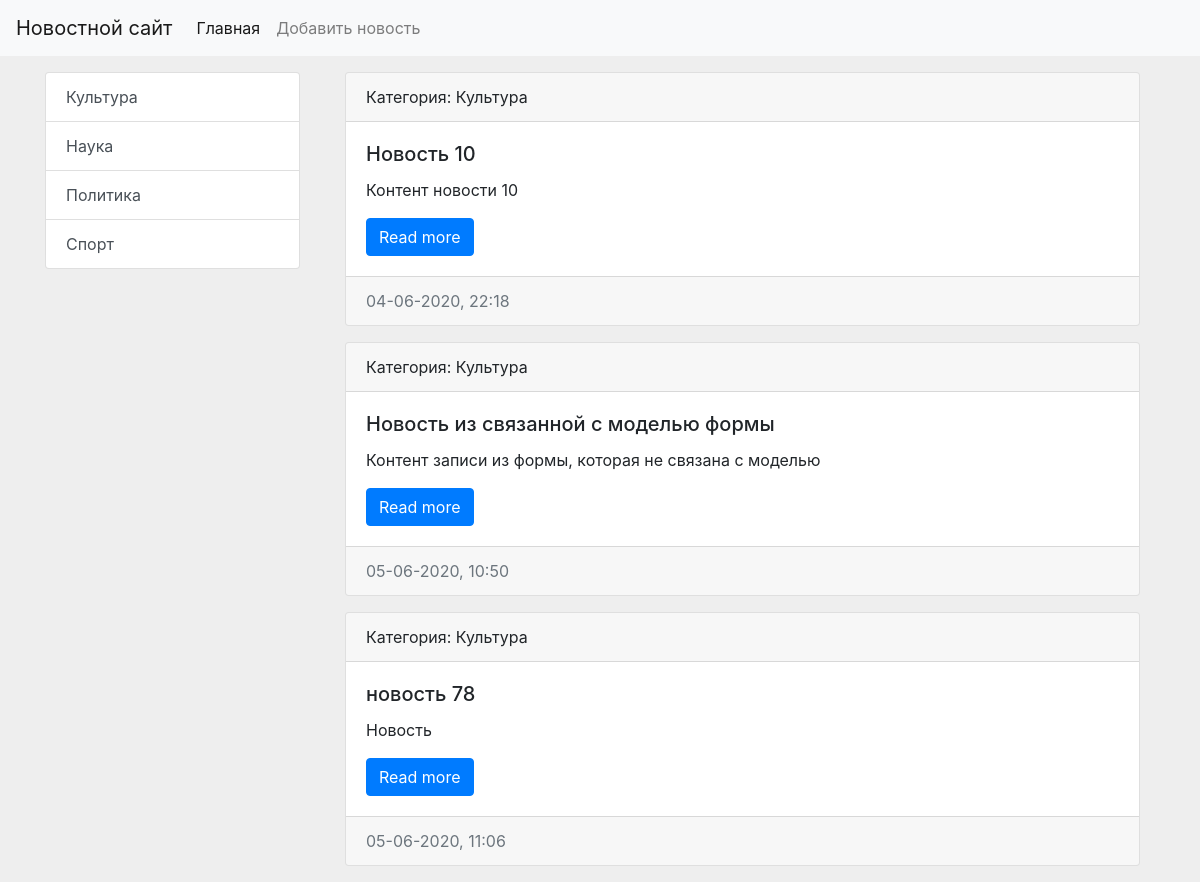
Before: /cat/1/ with the older database file.
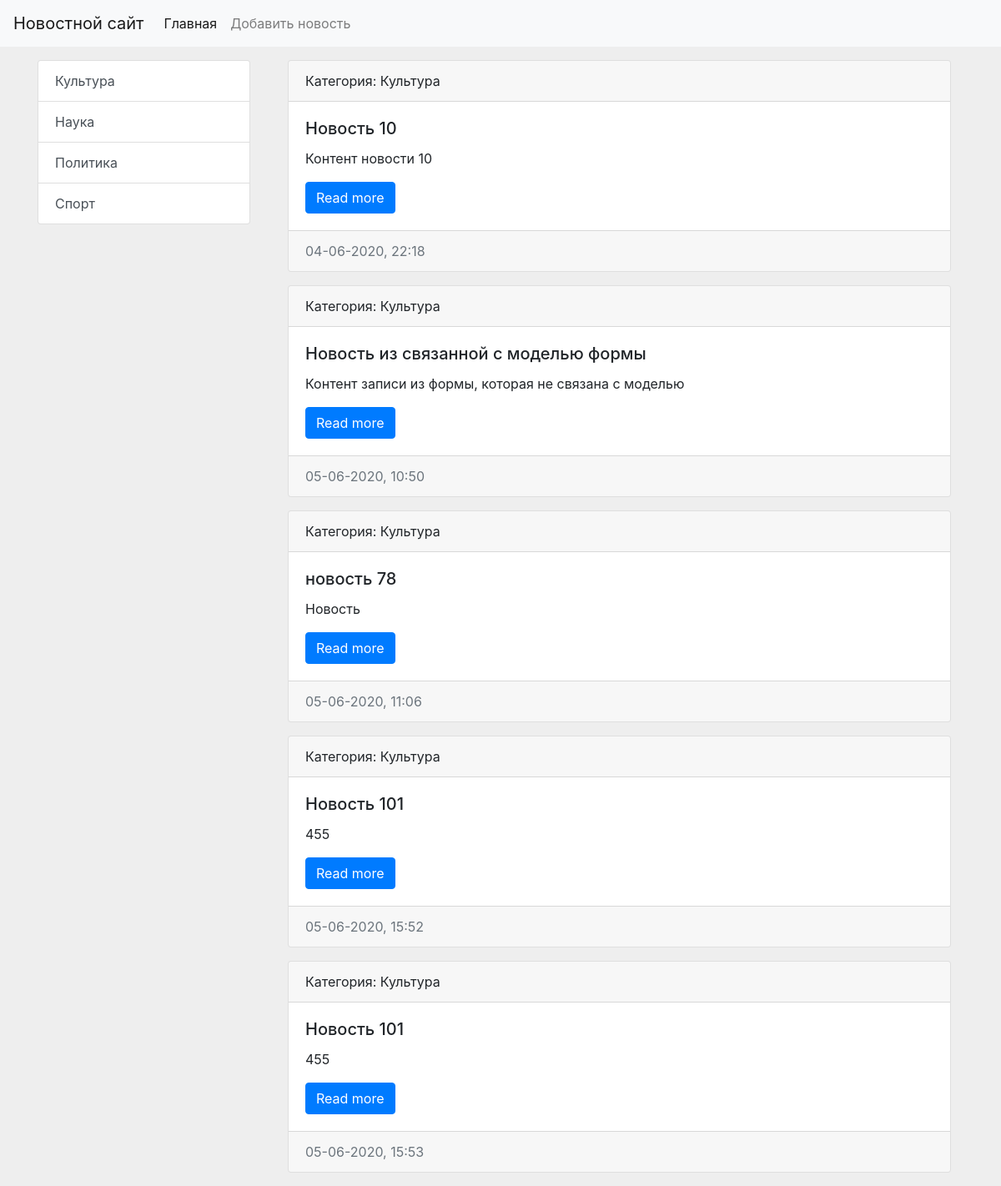
After: the same page with the newer database file.
### news/models.py (models this page shows, shortened)
class Category(models.Model):
    title = models.CharField(max_length=150, db_index=True, verbose_name='Категории')
    def get_absolute_url(self):
        return reverse_lazy('category', kwargs={'category_id': self.pk})
    def __str__(self):
        return self.title
    class Meta:
        verbose_name = 'Категория'
        verbose_name_plural = 'Категории'
        ordering = ['title']

class News(models.Model):
    title = models.CharField(max_length=150, verbose_name='Заголовок')
    content = models.TextField(blank=True, verbose_name='Контент')
    created_at = models.DateTimeField(auto_now_add=True, verbose_name='Создано')
    updated_at = models.DateTimeField(auto_now=True, verbose_name='Обновлено')
    photo = models.ImageField(blank=True, upload_to='photos/%Y/%m/', verbose_name='Фото')
    is_published = models.BooleanField(default=True, verbose_name='Опубликовано')
    category = models.ForeignKey('Category', on_delete=models.PROTECT, verbose_name='Категория')
    def get_absolute_url(self):
        return reverse_lazy('view_news', kwargs={'pk': self.pk})
    class Meta:
        verbose_name = 'Новость'
        verbose_name_plural = 'Новости'
        ordering = ['created_at', 'title']

### news/views.py (the view)
# urls.py: path('cat/<int:category_id>/', CategoryNews.as_view(), name='category'),
class CategoryNews(ListView):
    model = News
    template_name = 'news/category.html'
    context_object_name = 'news'
    allow_empty = False
    def get_queryset(self):
        return News.objects.filter(category_id=self.kwargs['category_id'], is_published=True)
    def get_context_data(self, **kwargs):
        context = super().get_context_data(**kwargs)
        context['title'] = Category.objects.get(pk=self.kwargs['category_id'])
        return context

### news/templatetags/news_tags.py (called while the page is built)
@register.inclusion_tag('news/list_categories.html')
def show_categories():
    categories = Category.objects.all()
    return {'categories': categories}

### news/templates/news/category.html (shortened to what this page needs)
{% extends 'base.html' %}
{% block sidebar %}
    {% include 'inc/_sidebar.html' %}
{% endblock %}
{% block content %}
    {% for item in news %}
        <div class="col-md-12">
            <div class="card  mb-3">
                <div class="card-header">
                    Категория: {{ item.category }}
                </div>
                <div class="card-body">
                    <div class="media">
                        <div class="media-body">
                            <h5 class="card-title">{{ item.title }}</h5>
                            <p class="card-text">{{ item.content|truncatewords:50 }}</p>
                            <a href="{{ item.get_absolute_url }}" class="btn btn-primary">Read more</a>
                        </div>
                    </div>
                </div>
                <div class="card-footer text-muted">
                    {{ item.created_at|date:'d-m-Y, H:i' }}
                </div>
            </div>
        </div>
    {% endfor %}
{% endblock %}

### news/templates/news/list_categories.html
<div class="list-group">
    {% for cat in categories %}
        <a href="{{ cat.get_absolute_url }}" class="list-group-item list-group-item-action">
            {{ cat.title }}
        </a>
    {% endfor %}
</div>

Changed rows visible on the page:
added News: category "Культура", title "Новость 101", content "455", created_at "05-06-2020, 15:52"
added News: category "Культура", title "Новость 101", content "455", created_at "05-06-2020, 15:53"
